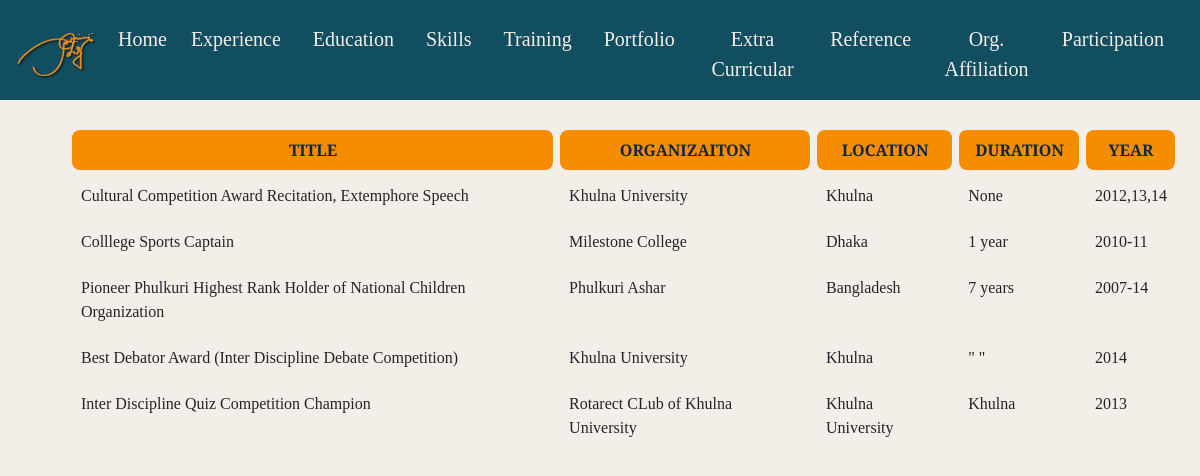
Screenshot of /extra_curricular/ with the database file from the repository.
### planner/models.py (models this page shows, shortened)
class ExtraCurricular(models.Model):
    title = models.CharField(max_length=200)
    subtitle = models.CharField(max_length=200, null=True, blank=True)
    organization = models.CharField(max_length=100)
    location = models.CharField(max_length=200)
    duration = models.CharField(max_length=100)
    year = models.CharField(max_length=100)

### planner/views.py (the view)
# urls.py: path('extra_curricular/', views.extra_curricular, name='extra_curricular'),
def extra_curricular(request):
    extra_curricular = ExtraCurricular.objects.all()
    return render(request, "extra_curricular.html", {'extra_curricular': extra_curricular})

### planner/templates/extra_curricular.html (shortened to what this page needs)
{% extends 'base.html' %}
{% load static %}
{% block extra_head %}
<link href="{% static 'planner/css/extra_curr_style.css' %}" rel="stylesheet">
{% endblock %}
{% block content %}
<div class="container">
    <table class="table m-4 table-bordered table-hover text-center">
        <thead class="thead-dark">
            <tr>
                <th>Title</th>
                <th>Organizaiton</th>
                <th>Location</th>
                <th>Duration</th>
                <th>Year</th>
            </tr>
        </thead>
        <tbody>
            {% for ec in extra_curricular %}
            <tr>
                <td>{{ ec.title }}</td>
                <td>{{ ec.organization }}</td>
                <td>{{ ec.location }}</td>
                <td>{{ ec.duration }}</td>
                <td>{{ ec.year }}</td>
            </tr>
            {% endfor %}
        </tbody>
    </table>
</div>
{% endblock %}

### planner/static/planner/css/home_style.css (style rules this page uses)
* { margin: 0; padding: 0; box-sizing: border-box; scroll-behavior: smooth; }
body { background-color: #f4eee8; font-family: "Spectral", serif; overflow-x: hidden; }
th { text-align: center !important; background-color: #f68c00 !important; color: #0c2743 !important; padding: 8px 15px !important; border-right: 1px solid white !important; text-transform: uppercase !important; border-radius: 8px; font-weight: bold; }
table { width: 100%; border-collapse: separate; border-spacing: 6px; }
th, td { padding: 10px; text-align: left; border: 1px solid transparent; }

### planner/static/planner/css/extra_curr_style.css (style rules this page uses)
body { background-color: #f4eee8; font-family: "Spectral", serif; }

### rows the page displays
ExtraCurricular: title "Cultural Competition Award Recitation, Extemphore Speech", organization "Khulna University", location "Khulna", duration "None", year "2012,13,14"
ExtraCurricular: title "Colllege Sports Captain", organization "Milestone College", location "Dhaka", duration "1 year", year "2010-11"
ExtraCurricular: title "Pioneer Phulkuri Highest Rank Holder of National Children Organization", organization "Phulkuri Ashar", location "Bangladesh", duration "7 years", year "2007-14"
ExtraCurricular: title "Best Debator Award (Inter Discipline Debate Competition)", organization "Khulna University", location "Khulna", duration "\" \"", year "2014"
ExtraCurricular: title "Inter Discipline Quiz Competition Champion", organization "Rotarect CLub of Khulna University", location "Khulna University", duration "Khulna", year "2013"
